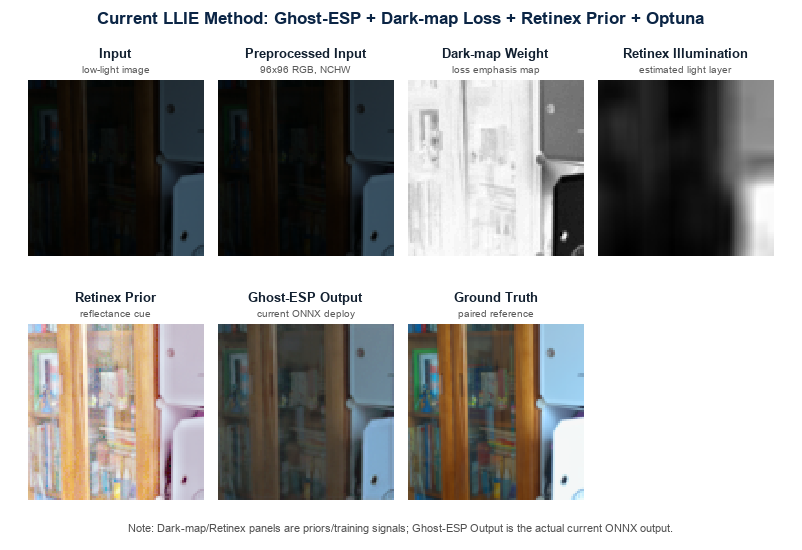
#> input picture reports/figures/current_model_20260726/serious_current_method_ghost_esp_darkmap_retinex_optuna.png, 802 x 550 px, given in place of 1.png, which was not available
$ python make_project_method_comparison_figure.py
#> lines starting #> are read from the running program, lines starting #| are printed output that depends on the picture; pictures that were not available may be replaced by others from this repository, and a replacement may not be noted
from __future__ import annotations

from pathlib import Path

import numpy as np
import onnxruntime as ort
from PIL import Image, ImageDraw, ImageFont, ImageOps


ROOT = Path(__file__).resolve().parents[1]
ONNX_PATH = ROOT / "stm32" / "onnx" / "ghost_esp_dark_w12_m24_enhanced_rgb_u8out_tail_simplified_nchw.onnx"
OUT_DIR = ROOT / "reports" / "figures" / "current_model_20260726"
OUT_DIR.mkdir(parents=True, exist_ok=True)

WIDTH = 180
HEIGHT = 180


# [7 lines left out: function load_font, not called in this run]


def center_square(path: Path, size: int = 96) -> Image.Image:
    image = Image.open(path).convert("RGB")
    w, h = image.size
    side = min(w, h)
    left = (w - side) // 2
    top = (h - side) // 2
    image = image.crop((left, top, left + side, top + side))
    return image.resize((size, size), Image.Resampling.BILINEAR)


def to_display(image: Image.Image) -> Image.Image:
    return image.resize((WIDTH, HEIGHT), Image.Resampling.NEAREST)


def gamma_enhance(image: Image.Image, gamma: float = 0.45) -> Image.Image:
    arr = np.asarray(image).astype(np.float32) / 255.0
    arr = np.power(arr, gamma)
    return Image.fromarray(np.clip(arr * 255, 0, 255).astype(np.uint8), "RGB")


# [33 lines left out: functions hist_equalize_luma, clahe_like_luma, log_enhance, not called in this run]


def box_blur(arr: np.ndarray, radius: int = 5) -> np.ndarray:
    pad = radius
    padded = np.pad(arr, ((pad, pad), (pad, pad), (0, 0)), mode="edge")
    out = np.zeros_like(arr, dtype=np.float32)
    kernel = (2 * radius + 1) ** 2
    for dy in range(-radius, radius + 1):
        for dx in range(-radius, radius + 1):
            out += padded[pad + dy : pad + dy + arr.shape[0], pad + dx : pad + dx + arr.shape[1]]
    return out / float(kernel)


def retinex_enhance(image: Image.Image) -> Image.Image:
    arr = np.asarray(image).astype(np.float32) / 255.0
    illum = box_blur(arr, radius=7)
    ret = np.log(arr + 1e-3) - np.log(illum + 1e-3)
    ret = (ret - ret.min(axis=(0, 1), keepdims=True)) / (ret.max(axis=(0, 1), keepdims=True) - ret.min(axis=(0, 1), keepdims=True) + 1e-6)
    gamma = np.asarray(gamma_enhance(image, 0.55).resize(image.size)).astype(np.float32) / 255.0
    mixed = 0.72 * ret + 0.28 * gamma
    return Image.fromarray(np.clip(mixed * 255, 0, 255).astype(np.uint8), "RGB")


def dark_map(image: Image.Image) -> Image.Image:
    arr = np.asarray(image).astype(np.uint8)
    dark = arr.min(axis=2)
    inv = 255 - dark
    inv = np.clip((inv.astype(np.float32) - inv.min()) / (inv.max() - inv.min() + 1e-6) * 255, 0, 255).astype(np.uint8)
    heat = np.zeros((inv.shape[0], inv.shape[1], 3), dtype=np.uint8)
    heat[..., 0] = inv
    heat[..., 1] = np.clip(inv.astype(np.float32) * 0.65, 0, 255).astype(np.uint8)
    heat[..., 2] = 255 - inv
    return Image.fromarray(heat, "RGB")


# [6 lines left out: function dark_map_loss_weighted, not called in this run]


def run_ghost_esp(image: Image.Image) -> Image.Image:
    sess = ort.InferenceSession(str(ONNX_PATH), providers=["CPUExecutionProvider"])
    input_name = sess.get_inputs()[0].name
    arr = np.asarray(image).astype(np.float32) / 255.0
    x = np.transpose(arr, (2, 0, 1))[None, ...]
    out = sess.run(None, {input_name: x})[0]
    if out.ndim == 4 and out.shape[1] == 3:
        out = np.transpose(out[0], (1, 2, 0))
    elif out.ndim == 4 and out.shape[-1] == 3:
        out = out[0]
    return Image.fromarray(np.clip(out, 0, 255).astype(np.uint8), "RGB")


# [4 lines left out: function draw_panel, not called in this run]


def main() -> None:
    low = ROOT / "data" / "raw" / "LOL" / "val" / "low" / "1.png"
    high = ROOT / "data" / "raw" / "LOL" / "val" / "high" / "1.png"
    inp = center_square(low)
#> in center_square, image is the input picture: PIL image 802x550 RGB; mean R, G, B 173.7, 172.8, 171.2
    gt = center_square(high)
#> call 2 of center_square, with size = 96
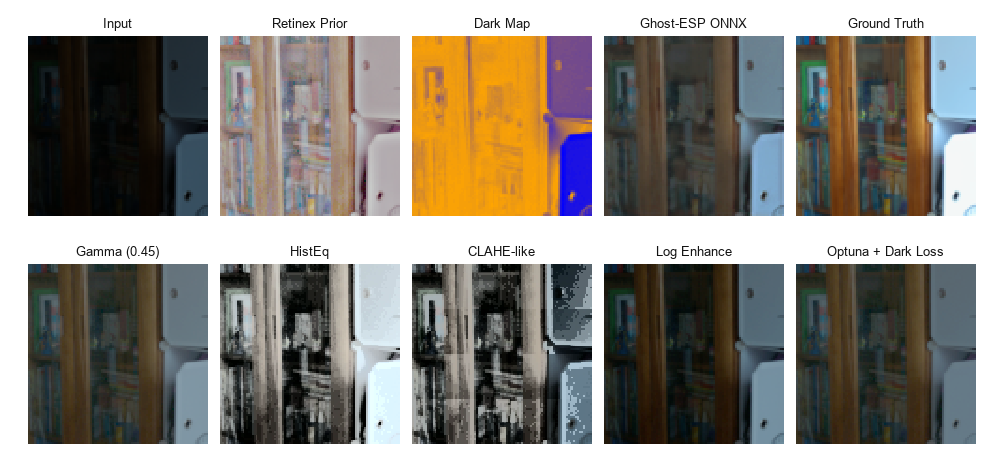
#> input picture reports/figures/current_model_20260726/project_method_comparison_ghost_esp_darkmap_retinex_optuna.png, 1004 x 460 px, given in place of 1.png, which was not available
#> in center_square, image is the input picture: PIL image 1004x460 RGB; mean R, G, B 141.6, 137, 129.3

    panels = [
        ("Input", inp),
        ("Retinex Prior", retinex_enhance(inp)),
        ("Dark Map", dark_map(inp)),
        ("Ghost-ESP ONNX", run_ghost_esp(inp)),
        ("Ground Truth", gt),
        ("Gamma (0.45)", gamma_enhance(inp)),
        ("HistEq", hist_equalize_luma(inp)),
        ("CLAHE-like", clahe_like_luma(inp)),
        ("Log Enhance", log_enhance(inp)),
        ("Optuna + Dark Loss", dark_map_loss_weighted(inp)),
    ]
#> after the loop in box_blur, `for dy in range(-radius, radius + 1):`:
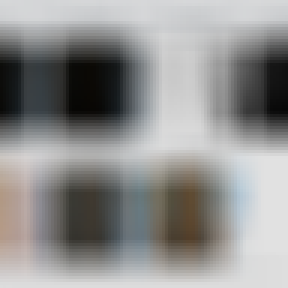
#> out: shape (96, 96, 3) float32 (shown 3 times larger); mean R, G, B 145.3, 145.2, 144.2
#> in gamma_enhance, `arr = np.power(arr, gamma)`:
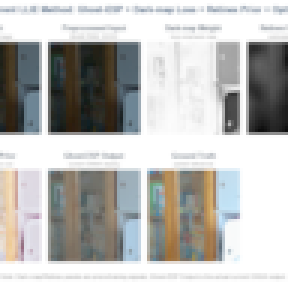
#> arr: shape (96, 96, 3) float32 (shown 3 times larger); mean R, G, B 0.736, 0.735, 0.727
#> in retinex_enhance, `mixed = 0.72 * ret + 0.28 * gamma`:
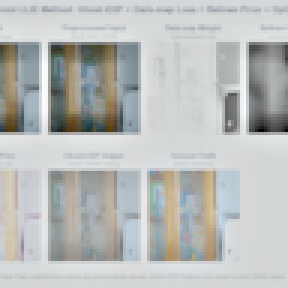
#> mixed: shape (96, 96, 3) float32 (shown 3 times larger); mean R, G, B 0.732, 0.741, 0.737
#> in dark_map, `dark = arr.min(axis=2)`:
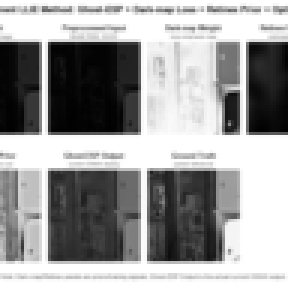
#> dark: shape (96, 96) (shown 3 times larger); min 1, max 255, mean 157.5
#> in dark_map, `inv = 255 - dark`:
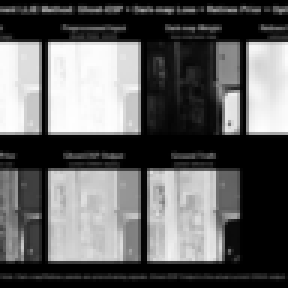
#> inv: shape (96, 96) (shown 3 times larger); min 0, max 254, mean 97.5
#> in dark_map, `heat[..., 2] = 255 - inv`:
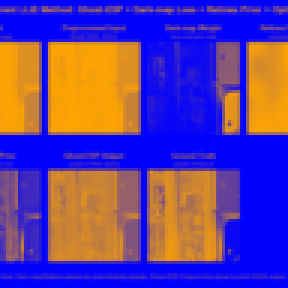
#> heat: shape (96, 96, 3) (shown 3 times larger); mean of channels 0, 1, 2 97.5, 63, 157.5; drawn as R, G, B

    margin_x = 28
    margin_y = 16
    gap_x = 12
    gap_y = 28
    title_h = 20
    cols = 5
    rows = 2
    canvas_w = margin_x * 2 + cols * WIDTH + (cols - 1) * gap_x
    canvas_h = margin_y * 2 + rows * (HEIGHT + title_h) + (rows - 1) * gap_y
    canvas = Image.new("RGB", (canvas_w, canvas_h), "white")
    draw = ImageDraw.Draw(canvas)
    font = load_font(13)

    for idx, (title, image) in enumerate(panels):
        row = idx // cols
        col = idx % cols
        x = margin_x + col * (WIDTH + gap_x)
        y = margin_y + row * (HEIGHT + title_h + gap_y)
        draw_panel(draw, canvas, image, title, x, y, font)

    out = OUT_DIR / "project_method_comparison_ghost_esp_darkmap_retinex_optuna.png"
    canvas.save(out)
    print(out)


if __name__ == "__main__":
    main()
#> (the call stopped at in run_ghost_esp, `sess = ort.InferenceSession(str(ONNX_PATH), providers=["CPUExecutionPr..`: onnxruntime is not available in this run)
